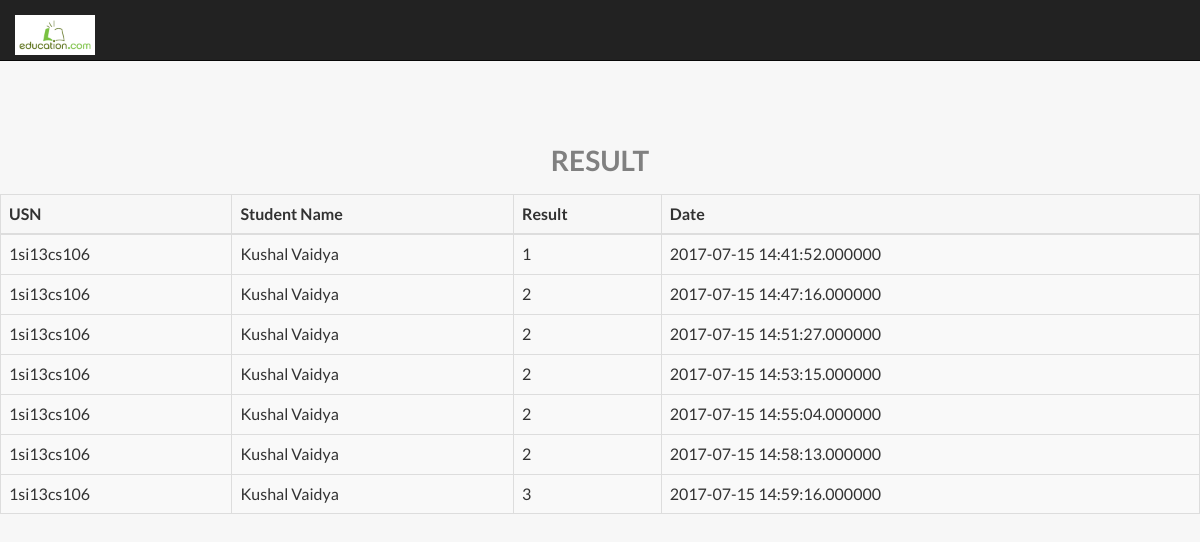
/viewresult.php, run on the app's committed database.
### tables this page shows
CREATE TABLE IF NOT EXISTS `signupuser` (
  `fullname` varchar(30) NOT NULL,
  `loginid` varchar(30) NOT NULL,
  `usn` varchar(30) NOT NULL,
  `email` varchar(30) NOT NULL,
  `gender` char(1) NOT NULL,
  `phoneno` int(13) NOT NULL,
  `password` varchar(30) NOT NULL
);

CREATE TABLE IF NOT EXISTS `result` (
  `loginid` varchar(30) NOT NULL,
  `result` int(5) NOT NULL,
  `date` datetime(6) NOT NULL
);

### viewresult.php (the view, shortened to what this page needs)
<?php
include("session.php");
?>
<!DOCTYPE html>
<html lang="en">
<head>
    <link href="css/bootstrap.min.css" type="text/css" rel="stylesheet"/>
    <link href="font-awesome/css/font-awesome.min.css" type="text/css" rel="stylesheet" />
    <link rel="stylesheet" href="css/semantic.min.css"/>
    <link href="css/logo-nav.css" rel="stylesheet">
</head>
<body>
    <nav class="navbar navbar-inverse navbar-fixed-top" role="navigation">
        <div class="container">
            <div class="navbar-header">
                <a class="navbar-brand" href="#">
                    <img src="images/download.png" height="40px" alt="logoQuiz" >
                </a>
            </div>
            <div class="collapse navbar-collapse" id="bs-example-navbar-collapse-1" >
                <ul class="nav navbar-nav">
                    <li class="pull-right">
                    	<a href="#"></a>
                    </li>
                </ul>
            </div>
        </div>
    </nav>
    <h1 style="color:grey" align="center">RESULT</h1>
    <div>
                <table class="table table-striped table-bordered">
                  <thead>
                    <tr>
                      <th>USN</th>
                      <th>Student Name</th>
                      <th>Result</th>
                      <th>Date</th>
                    </tr>
                  </thead>
                  <tbody>
                  <?php
                   $servername = "localhost";
$username = "root";
$password = "";
$dbname = "doe";
$conn = new mysqli($servername, $username, $password, $dbname);
                   $sql = 'SELECT * FROM signupuser,result ';
                   foreach ($conn->query($sql) as $row) {
                            echo '<tr>';
                            echo '<td>'. $row['usn'] . '</td>';
							echo '<td>'. $row['fullname'] . '</td>';
							echo '<td>'. $row['result'] . '</td>';
                            echo '<td>'. $row['date'] . '</td>';
							echo '<tr>';
				   	}
                  ?>
                  </tbody>
            </table>
                    </div>
</body>
</html>

### session.php (shortened to what this page needs)
<Table width="100%">
  <tr>
    <td>
	</td>
  </tr>
</table>

### css/logo-nav.css (style rules this page uses)
body { padding-top: 70px; }
.navbar-fixed-top .nav { padding: 15px 0; }
.navbar-fixed-top .navbar-brand { padding: 0 15px; }
@media (min-width:768px) { body { padding-top: 100px; } }
@media (min-width:768px) { .navbar-fixed-top .navbar-brand { padding: 15px 0; } }

### data on the page
signupuser: usn "1si13cs106", fullname "Kushal Vaidya", result.result "1", result.date "2017-07-15 14:41:52.000000", result.result "2", result.date "2017-07-15 14:47:16.000000", result.date "2017-07-15 14:51:27.000000", result.date "2017-07-15 14:53:15.000000", result.date "2017-07-15 14:55:04.000000", result.date "2017-07-15 14:58:13.000000", result.result "3", result.date "2017-07-15 14:59:16.000000"
